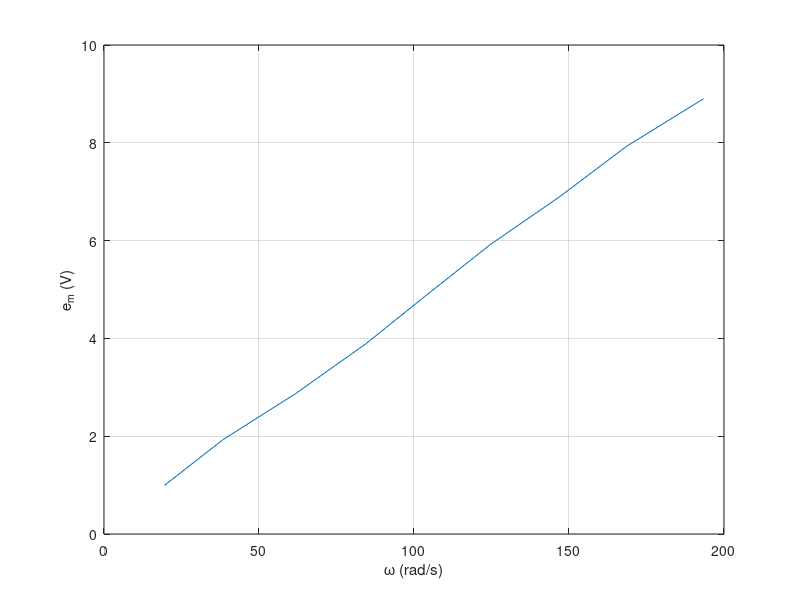

The MATLAB source for this figure: (Note: this script raises an error after producing the figure.)
%% 2. DC Motor Back EMF Constant
clear all;
% == Part A == 
Ktach = 3.0 / 1000 / (2*pi/60); % V/rad/s

% == Part B ==
cali_mut_em = [0.997 1.930 2.870 3.890 4.850 5.920 6.880 7.930 8.900]; % V
cali_tach_eo = [0.560 1.100 1.770 2.420 2.960 3.570 4.200 4.830 5.540]; % V
omega = cali_tach_eo / Ktach; % rad/s

figure(1)
plot(omega, cali_mut_em); grid on
ylabel('e_{m} (V)'); xlabel('\omega (rad/s)')

% Motor voltage constant
% Spec Sheet: Ke = 4.39-5.37 V/krpm = 0.0466 V/rad/s
Ke = (cali_mut_em(end) - cali_mut_em(1)) / (omega(end) - omega(1)); % V/rad/s

% == Part C ==

% Motor torque constant
% Spec Sheet: Kt = 6.6 +- 10% ozf-in/A; -> see lecture for this conversion
Kt = 141.6*Ke; % ozf-in/A

% == Part D ==
start_volt = 1.4; % V
int_resistance = 4.25; % ohms
start_cur = start_volt / int_resistance; % A
start_torque = Kt * start_cur; % ozf-in

%% 3. Open Loop Response to a Voltage Step Input and Disturbance Torque

% == Part A ==

% Find the transfer function Eo/Ei of Figure 4, ignore the power op-amp,
% Td = 0

% == Part B ==

stall_cur = 6.0/5.0; % A
stall_torque = Kt * stall_cur; % ozf-in

% == Part C ==

% Gain Term K -> See questions 286/298 on piazza
K = (4.2 / 8.0) / Ktach; % (rad/s)/V

% Time Constants for Step and Disturbance 
filestruct37 = TDMS_readTDMSFile('3.7Waveform.tdms'); % Step Response
tach_step_eo = filestruct37.data{5};
t_step = linspace(-0.600, 0.600, length(tach_step_eo));
plot(t_step, tach_step_eo)

t_step_shift = t_step + 0.056;
ef_step = (4.2 - tach_step_eo) ./ (4.2 - -4.1);
tau_step_idx = find_closest_to(0.368, ef_step);
tau_step = t_step_shift(tau_step_idx);

filestruct39 = TDMS_readTDMSFile('3.9Waveform.tdms'); % Disturbance Load
tach_dtb_eo = filestruct39.data{5};
t_dtb = linspace(-0.600, 0.600, length(tach_dtb_eo));

t_dtb_shift = t_dtb + 0.240; 
ef_dtb = (-2.1 - tach_dtb_eo) ./ (-2.1 - -3);
tau_dtb_idx = find_closest_to(0.368, ef_dtb);
tau_dtb = t_dtb_shift(tau_dtb_idx);

% == Part D ==
R = 4.2; % ohms

% See question 276. 
B_rad = ( ((Kt/K) - (Ke*Kt)) / R); % ozf-in/(rad/s)
B_krpm = B_rad * (2*pi/60) * (1000); % ozf-in/krpm

J = (tau_step/R) * ( (Ke*Kt) + (R*B_rad)); % ozf-in-s^2

% == Part E ==
settle_time = 4*tau_dtb;



%% Functions 

function [idx] = find_closest_to(value, array)

    error = abs(array - value);
    best = min(error);
    idx = find(error == best);
    
    idx = idx(1);
end

